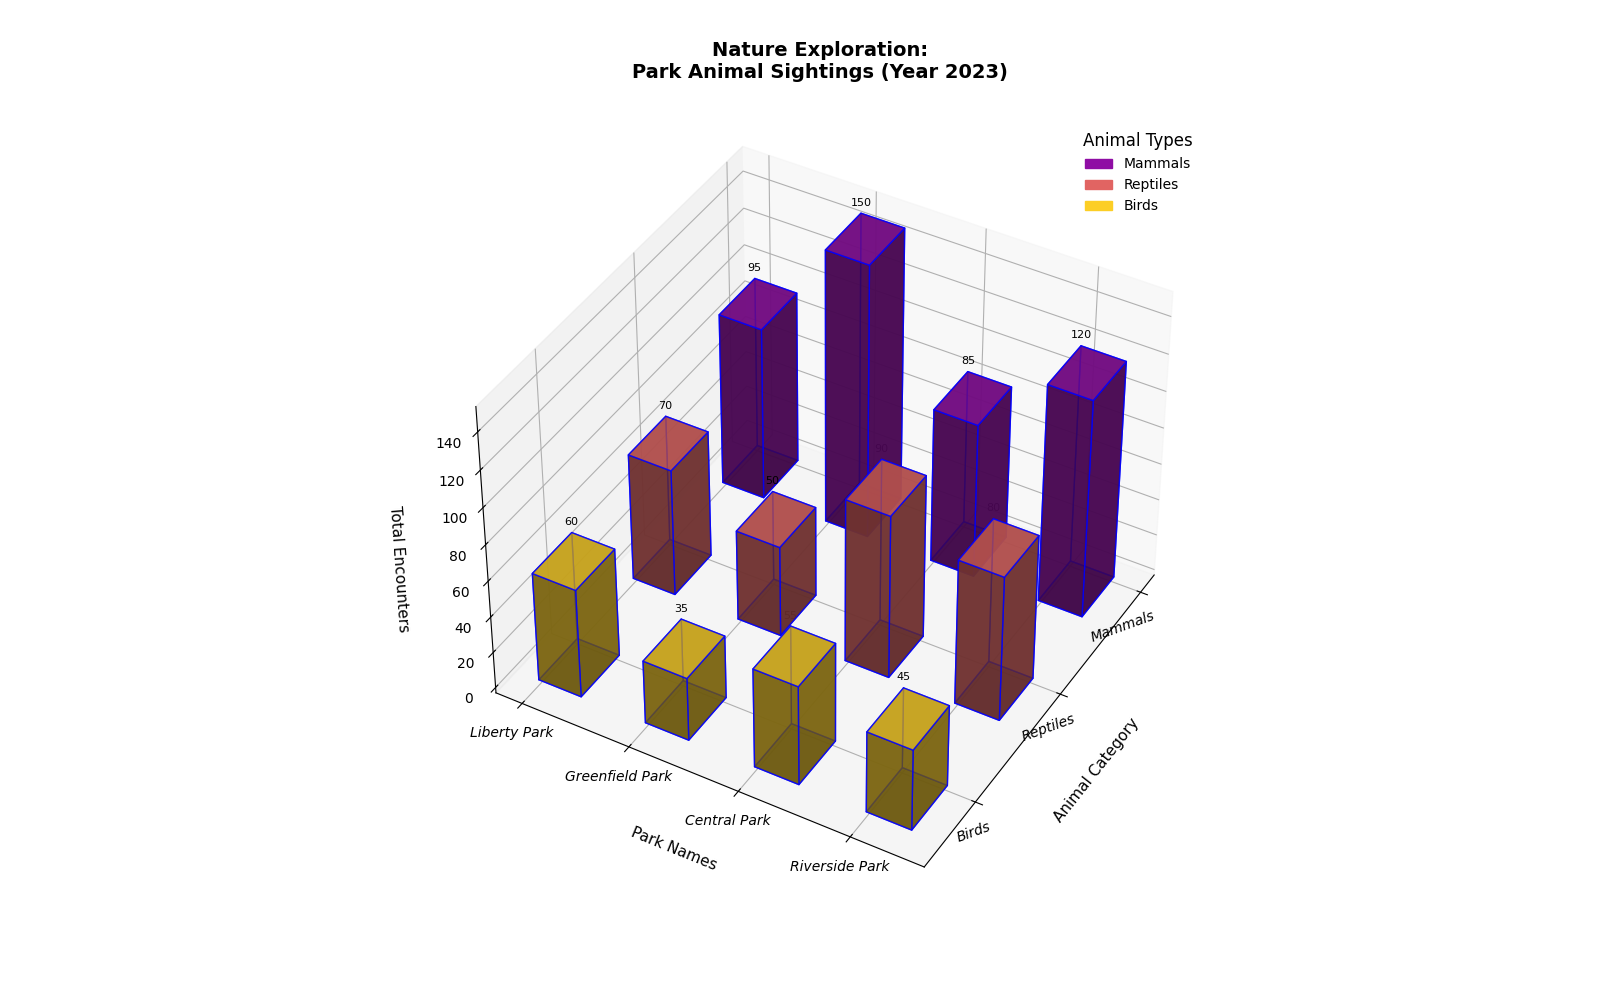

Write Python code to recreate this figure.
import numpy as np
import matplotlib.pyplot as plt
from mpl_toolkits.mplot3d import Axes3D
from matplotlib.patches import Patch

# Data setup
parks = ['Liberty Park', 'Greenfield Park', 'Central Park', 'Riverside Park']
wildlife_categories = ['Mammals', 'Reptiles', 'Birds']

observations_data = np.array([
    [95, 70, 60],
    [150, 50, 35],
    [85, 90, 55],
    [120, 80, 45]
])

fig = plt.figure(figsize=(16, 10))
ax = fig.add_subplot(111, projection='3d')

# Parameters
num_parks = len(parks)
num_wildlife_categories = len(wildlife_categories)
colors = plt.cm.plasma(np.linspace(0.3, 0.9, num_wildlife_categories))  # Color palette

# Loop through parks
for i in range(num_parks):
    x_positions = np.arange(num_wildlife_categories)  # Wildlife categories
    y_positions = [i] * num_wildlife_categories  # Same park index
    z_positions = np.zeros(num_wildlife_categories)  # Base of bars

    # Loop through wildlife categories to assign colors individually
    for j in range(num_wildlife_categories):
        ax.bar3d(
            x_positions[j], y_positions[j], z_positions[j], 
            dx=0.4, dy=0.4, dz=observations_data[i, j], 
            color=colors[j], alpha=0.8, edgecolor='b'
        )
        # Add text annotation for each bar
        ax.text(
            x_positions[j], y_positions[j], observations_data[i, j] + 3,
            f'{observations_data[i, j]}', ha='center', va='bottom', fontsize=8, color='black'
        )

# Set labels and title
ax.set_xlabel('Animal Category', labelpad=15, fontsize=11)
ax.set_ylabel('Park Names', labelpad=15, fontsize=11)
ax.set_zlabel('Total Encounters', labelpad=15, fontsize=11)
ax.set_title('Nature Exploration:\nPark Animal Sightings (Year 2023)', pad=30, fontsize=14, fontweight='bold')

# Customize ticks
ax.set_xticks(np.arange(num_wildlife_categories))
ax.set_xticklabels(wildlife_categories, rotation=20, ha='right', fontsize=10, style='italic')
ax.set_yticks(np.arange(num_parks))
ax.set_yticklabels(parks, fontsize=10, fontstyle='oblique')

# Grid styling
ax.grid(True, linestyle='-', linewidth=0.7, alpha=0.3)

# Legend
legend_handles = [Patch(color=colors[i], label=wildlife_categories[i]) for i in range(num_wildlife_categories)]
ax.legend(handles=legend_handles, loc='upper right', fontsize=10, title="Animal Types", title_fontsize=12, frameon=False)

# Adjust viewing angle
ax.view_init(elev=40, azim=30)

# Layout adjustment
plt.tight_layout()

# Show plot
plt.show()
